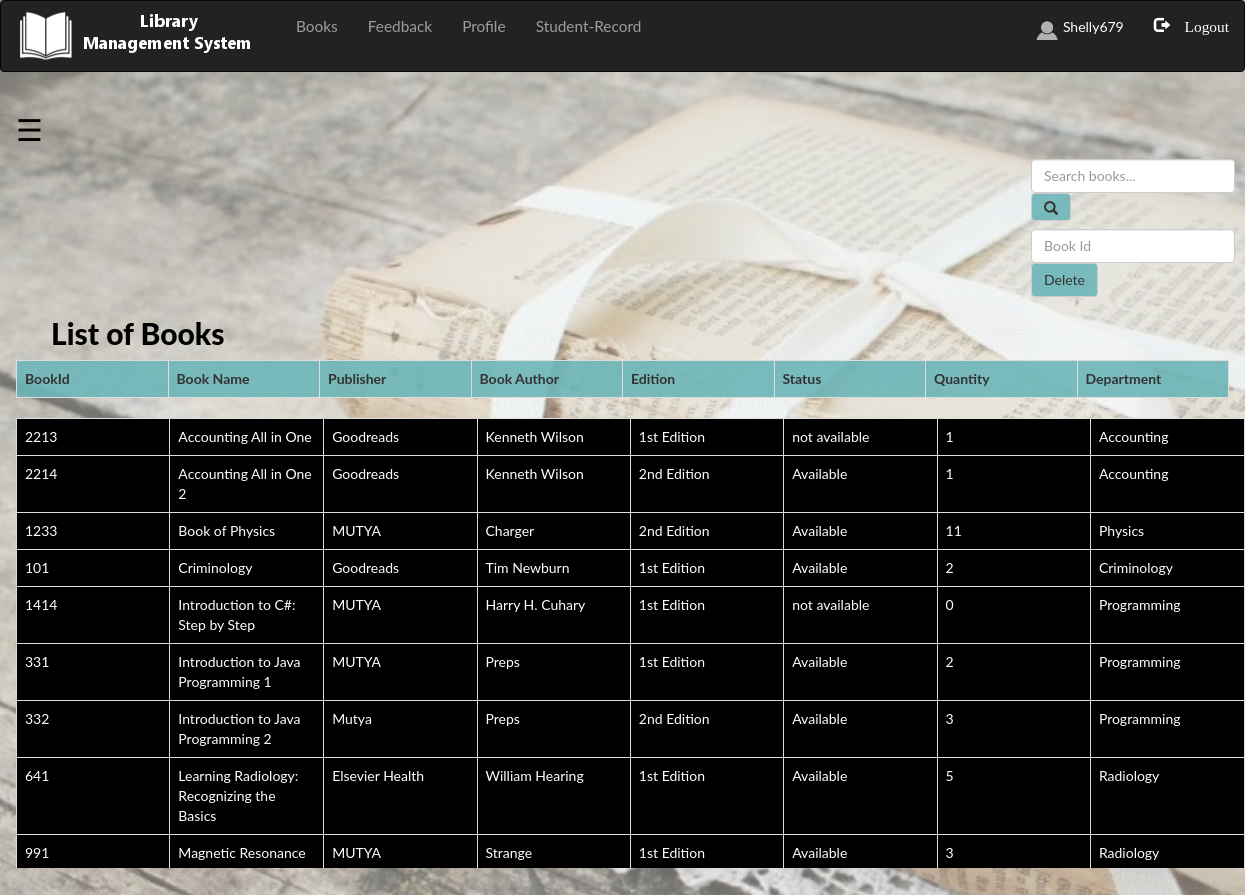
The page /admin/book.php (signed in) on the database its author committed.
### tables this page shows
CREATE TABLE `books` (
  `bookid` int(11) NOT NULL,
  `bookname` varchar(50) DEFAULT NULL,
  `bookauthor` varchar(50) DEFAULT NULL,
  `publisher` varchar(50) DEFAULT NULL,
  `edition` varchar(30) DEFAULT NULL,
  `status` varchar(30) DEFAULT NULL,
  `quantity` int(11) DEFAULT NULL,
  `department` varchar(50) DEFAULT NULL
);

### admin/book.php (the view, shortened to what this page needs)
<?php
include "connection.php";
    include "navbar.php";
?>
<DOCTYPE html>
    <html>
        <head>
                                      </head>
                                      <body>
<div id="main">
  <span style="font-size:30px;cursor:pointer; color:black;" onclick="openNav()">&#9776;</span>
        <div class = "srch">
        <form class = "navbar-form" method = "post" name = "form1" action="">
                <input class = "form-control inp" type="text" name = "search" placeholder = "Search books...">
                <button type = "submit" name = "submit" class = "btn btn-default"> <span class ="glyphicon glyphicon-search"> </span> </button>
        </form>
        <form class = "navbar-form" method = "post" name = "form1" action="">
                <input class = "form-control inp" type="text" name = "bookid" placeholder = "Book Id">
                <button type = "submit" name = "delete" class = "btn btn-default"> Delete</button>
        </form>
        </div>
<h2> List of Books </h2>
<?php
        if(isset($_POST['submit']))
        {
            $sql = mysqli_query($db, "SELECT * FROM books WHERE bookname like '%$_POST[search]%'");
            if(mysqli_num_rows($sql) == 0)
            {
                echo "Sorry, the book that you've search is not existed or out of order. Please try again.";
            }
            else{
                echo "<table class= 'table table-bordered'>";
                echo "<tr style = 'background-color: #6db6b9e6;'>";
                echo "<th>"; echo "BookId"; echo "<th>";
                echo "<th>"; echo "Book Name"; echo "<th>";
                echo "<th>"; echo "Publisher"; echo "<th>";
                echo "<th>"; echo "Book Author"; echo "<th>";
                echo "<th>"; echo "Edition"; echo "<th>";
                echo "<th>"; echo "Status"; echo "<th>";
                echo "<th>"; echo "Quantity"; echo "<th>";
                echo "<th>"; echo "Department"; echo "<th>";
                echo "</tr>";
                while($row= mysqli_fetch_assoc($sql)){
                    echo "<tr>";
                    echo "<td>"; echo $row['bookid']; echo "<td>";
                    echo "<td>"; echo $row['bookname']; echo "<td>";
                    echo "<td>"; echo $row['publisher']; echo "<td>";
                    echo "<td>"; echo $row['bookauthor']; echo "<td>";
                    echo "<td>"; echo $row['edition']; echo "<td>";
                    echo "<td>"; echo $row['status']; echo "<td>";
                    echo "<td>"; echo $row['quantity']; echo "<td>";
                    echo "<td>"; echo $row['department']; echo "<td>";
                    echo "</tr>";
                }
                    echo "</table>";
            }
        }
        else{
        $res = mysqli_query($db, "SELECT * FROM books ORDER BY books.bookname ASC;");
        echo "<table class= 'table table-bordered'>";
        echo "<tr style = 'background-color: #6db6b9e6;'>";
        echo "<th>"; echo "BookId"; echo "</th>";
        echo "<th>"; echo "Book Name"; echo "</th>";
        echo "<th>"; echo "Publisher"; echo "</th>";
        echo "<th>"; echo "Book Author"; echo "</th>";
        echo "<th>"; echo "Edition"; echo "</th>";
        echo "<th>"; echo "Status"; echo "</th>";
        echo "<th>"; echo "Quantity"; echo "</th>";
        echo "<th>"; echo "Department"; echo "</th>";
        echo "</tr>";
        echo "</table>";
        echo "<div class = 'scroll'>";
        echo "<table class= 'table table-bordered'  style = 'background-color: black; color:white;'>";
        while($row= mysqli_fetch_assoc($res)){
            echo "<tr>";
            echo "<td>"; echo $row['bookid']; echo "</td>";
            echo "<td>"; echo $row['bookname']; echo "</td>";
            echo "<td>"; echo $row['publisher']; echo "</td>";
            echo "<td>"; echo $row['bookauthor']; echo "</td>";
            echo "<td>"; echo $row['edition']; echo "</td>";
            echo "<td>"; echo $row['status']; echo "</td>";
            echo "<td>"; echo $row['quantity']; echo "</td>";
            echo "<td>"; echo $row['department']; echo "</td>";
            echo "</tr>";
        }
        echo "</div>";
    }
?>
</body>
    </html>

### admin/css/style.css (style rules this page uses)
html, body, div, span, object, iframe, h1, h2, h3, h4, h5, h6, p, blockquote, pre, abbr, address, cite, code, del, dfn, em, img, ins, kbd, q, samp, small, strong, sub, sup, var, b, i, dl, dt, dd, ol, ul, li, fieldset, form, label, legend, table, caption, tbody, tfoot, thead, tr, th, td, article, aside, canvas, details, figcaption, figure, footer, header, hgroup, menu, nav, section, summary, time, mark, audio, video { margin:0; padding:0; border:0; outline:0; font-size:100%; vertical-align:baseline; background:transparent; }
body { line-height:1; }
table { border-collapse:collapse; border-spacing:0; }
input, select { vertical-align:middle; }

### admin/book.php (style rules this page uses)
.btn { background-color: #6db6b9e6; }
.srch { padding-left: 1000px; }
body { font-family: "Lato", sans-serif; transition: background-color .5s; background-image: url(image/as.jpg); background-repeat: no-repeat; background-size: cover; background-color: rgba(255,255,255,0.4); background-blend-mode: lighten; }
h2 { font-weight: 800; font-size:30px; color:black; margin-left: 35px; }
#main { transition: margin-left .5s; padding: 16px; }
.scroll { width: 101.3%; height:450px; overflow:auto; }
th, td { width: 8%; }

### rows shown on the page
books: bookid "2213", bookname "Accounting All in One", publisher "Goodreads", bookauthor "Kenneth Wilson", edition "1st Edition", status "not available", quantity "1", department "Accounting"
books: bookid "2214", bookname "Accounting All in One 2", publisher "Goodreads", bookauthor "Kenneth Wilson", edition "2nd Edition", status "Available", quantity "1", department "Accounting"
books: bookid "1233", bookname "Book of Physics", publisher "MUTYA", bookauthor "Charger", edition "2nd Edition", status "Available", quantity "11", department "Physics"
books: bookid "101", bookname "Criminology", publisher "Goodreads", bookauthor "Tim Newburn", edition "1st Edition", status "Available", quantity "2", department "Criminology"
books: bookid "1414", bookname "Introduction to C#: Step by Step", publisher "MUTYA", bookauthor "Harry H. Cuhary", edition "1st Edition", status "not available", quantity "0", department "Programming"
books: bookid "331", bookname "Introduction to Java Programming 1", publisher "MUTYA", bookauthor "Preps", edition "1st Edition", status "Available", quantity "2", department "Programming"
books: bookid "332", bookname "Introduction to Java Programming 2", publisher "Mutya", bookauthor "Preps", edition "2nd Edition", status "Available", quantity "3", department "Programming"
books: bookid "641", bookname "Learning Radiology: Recognizing the Basics", publisher "Elsevier Health", bookauthor "William Hearing", edition "1st Edition", status "Available", quantity "5", department "Radiology"
books: bookid "991", bookname "Magnetic Resonance…", publisher "MUTYA", bookauthor "Strange", edition "1st Edition", status "Available", quantity "3", department "Radiology"

### other values the page prints
$_SESSION['login_admin'] "Shelly679"
